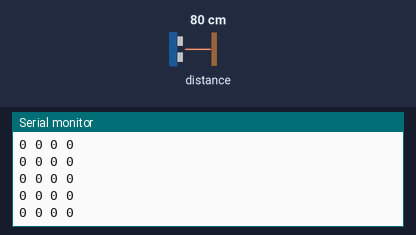
A sketch run on a simulated Arduino Leonardo, built with avr-gcc and run on an emulated ATmega32U4. On the bench: the last lines printed to the serial monitor. Inputs (shaded band) come from the test bench; at power-on: distance to the obstacle 80 cm.

Above: at 1.2 s.
1.3 s: distance to the obstacle set to 2 cm
At 1.31 s:
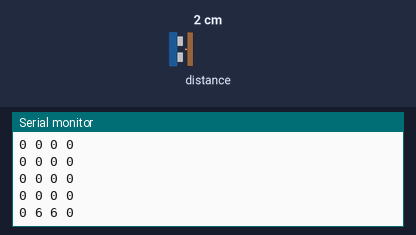
2.8 s: distance to the obstacle set to 18 cm
At 2.81 s:
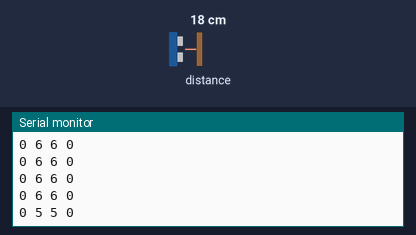
Timing chart, 0 to 5.8 s (numbered marks = the images above; inputs shaded):
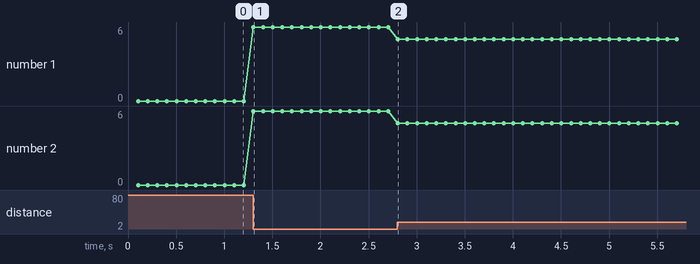

Measured:
- after the input at 1.3 s, the serial monitor: prints a new line at once (image 1)
- after the input at 2.8 s, the serial monitor: prints a new line at once (image 2)
- plotted number 1: 0 → 6 after the input at 1.3 s, 6 → 5 after the input at 2.8 s
- plotted number 2: 0 → 6 after the input at 1.3 s, 6 → 5 after the input at 2.8 s

The sketch:

sketch_mar21a.ino
```cpp
/*
 *
 *
 */
#include <Wire.h>
#include <Zumo32U4.h>
Zumo32U4ProximitySensors proxSensors;
//uint16_t lineSensorValues[5] = { 0, 0, 0, 0, 0 };
bool proxLeftActive;
bool proxFrontActive;
bool proxRightActive;
void setup()
{
/* Configuration:
* - 3 proximity sensors (left, front, right)
*
*/
proxSensors.initThreeSensors();
}

// Prints a line with all the sensor readings to the serial
// monitor.
void printReadingsToSerial()
{
static char buffer[80];
sprintf(buffer, "%d %d %d %d\n",
proxSensors.countsLeftWithLeftLeds(),
proxSensors.countsFrontWithLeftLeds(),
proxSensors.countsFrontWithRightLeds(),
proxSensors.countsRightWithRightLeds()
);
Serial.print(buffer);
}
void loop()
{
static uint16_t lastSampleTime = 0;
if ((uint16_t)(millis() - lastSampleTime) >= 100)
{
lastSampleTime = millis();
// Send IR pulses and read the proximity sensors.
proxSensors.read();
// Just read the proximity sensors without sending pulses.
proxLeftActive = proxSensors.readBasicLeft();
proxFrontActive = proxSensors.readBasicFront();
proxRightActive = proxSensors.readBasicRight();
printReadingsToSerial();
}
}
```
